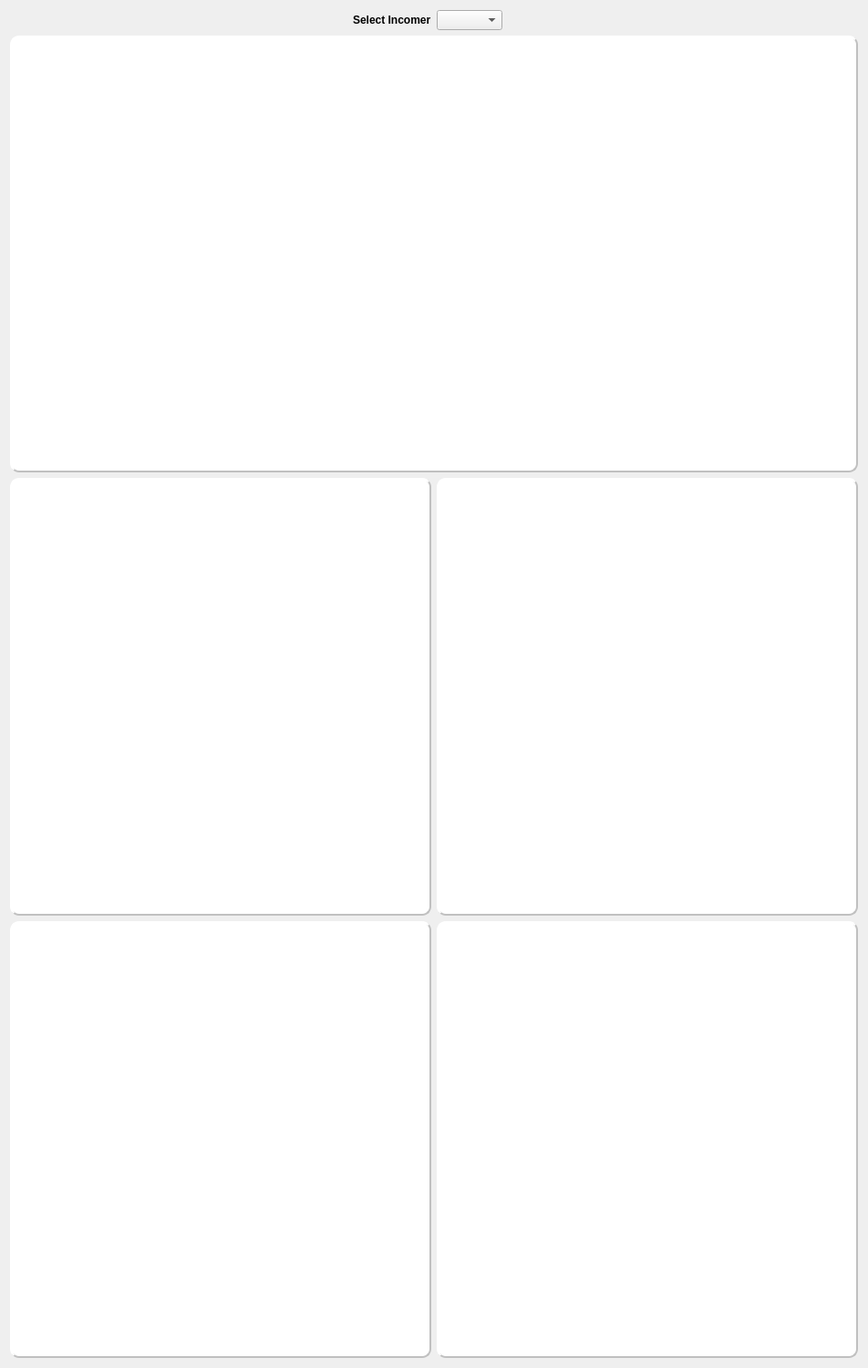
                 <widget class="QWidget" name="scrollAreaWidgetContents">
                  <property name="geometry">
                   <rect>
                    <x>0</x>
                    <y>0</y>
                    <width>952</width>
                    <height>1500</height>
                   </rect>
                  </property>
                  <property name="minimumSize">
                   <size>
                    <width>0</width>
                    <height>1500</height>
                   </size>
                  </property>
                  <layout class="QGridLayout" name="gridLayout_10">
                   <item row="0" column="0">
                    <layout class="QVBoxLayout" name="verticalLayout_7">
                     <item>
                      <layout class="QHBoxLayout" name="horizontalLayout_7">
                       <item alignment="Qt::AlignRight">
                        <widget class="QLabel" name="label_10">
                         <property name="font">
                          <font>
                           <weight>75</weight>
                           <bold>true</bold>
                          </font>
                         </property>
                         <property name="text">
                          <string>Select Incomer</string>
                         </property>
                        </widget>
                       </item>
                       <item alignment="Qt::AlignLeft">
                        <widget class="QComboBox" name="incomer_cb"/>
                       </item>
                      </layout>
                     </item>
                     <item>
                      <widget class="QFrame" name="frame_4">
                       <property name="styleSheet">
                        <string notr="true">QFrame#frame_4 {
    border-radius: 10px;
    border: 2px solid #c0c0c0;
    background-color: #ffffff; 
    border-style: outset;
}</string>
                       </property>
                       <property name="frameShape">
                        <enum>QFrame::WinPanel</enum>
                       </property>
                       <property name="frameShadow">
                        <enum>QFrame::Raised</enum>
                       </property>
                      </widget>
                     </item>
                     <item>
                      <layout class="QHBoxLayout" name="horizontalLayout_12">
                       <item>
                        <widget class="QFrame" name="frame_5">
                         <property name="styleSheet">
                          <string notr="true">QFrame#frame_5 {
    border-radius: 10px;
    border: 2px solid #c0c0c0;
    background-color: #ffffff; 
    border-style: outset;
}</string>
                         </property>
                         <property name="frameShape">
                          <enum>QFrame::WinPanel</enum>
                         </property>
                         <property name="frameShadow">
                          <enum>QFrame::Raised</enum>
                         </property>
                        </widget>
                       </item>
                       <item>
                        <widget class="QFrame" name="frame_6">
                         <property name="styleSheet">
                          <string notr="true">QFrame#frame_6 {
    border-radius: 10px;
    border: 2px solid #c0c0c0;
    background-color: #ffffff; 
    border-style: outset;
}</string>
                         </property>
                         <property name="frameShape">
                          <enum>QFrame::WinPanel</enum>
                         </property>
                         <property name="frameShadow">
                          <enum>QFrame::Raised</enum>
                         </property>
                        </widget>
                       </item>
                      </layout>
                     </item>
                     <item>
                      <layout class="QHBoxLayout" name="horizontalLayout_13">
                       <item>
                        <widget class="QFrame" name="frame_7">
                         <property name="styleSheet">
                          <string notr="true">QFrame#frame_7 {
    border-radius: 10px;
    border: 2px solid #c0c0c0;
    background-color: #ffffff; 
    border-style: outset;
}</string>
                         </property>
                         <property name="frameShape">
                          <enum>QFrame::WinPanel</enum>
                         </property>
                         <property name="frameShadow">
                          <enum>QFrame::Raised</enum>
                         </property>
                        </widget>
                       </item>
                       <item>
                        <widget class="QFrame" name="frame_8">
                         <property name="styleSheet">
                          <string notr="true">QFrame#frame_8 {
    border-radius: 10px;
    border: 2px solid #c0c0c0;
    background-color: #ffffff; 
    border-style: outset;
}</string>
                         </property>
                         <property name="frameShape">
                          <enum>QFrame::WinPanel</enum>
                         </property>
                         <property name="frameShadow">
                          <enum>QFrame::Raised</enum>
                         </property>
                        </widget>
                       </item>
                      </layout>
                     </item>
                    </layout>
                   </item>
                  </layout>
                 </widget>
